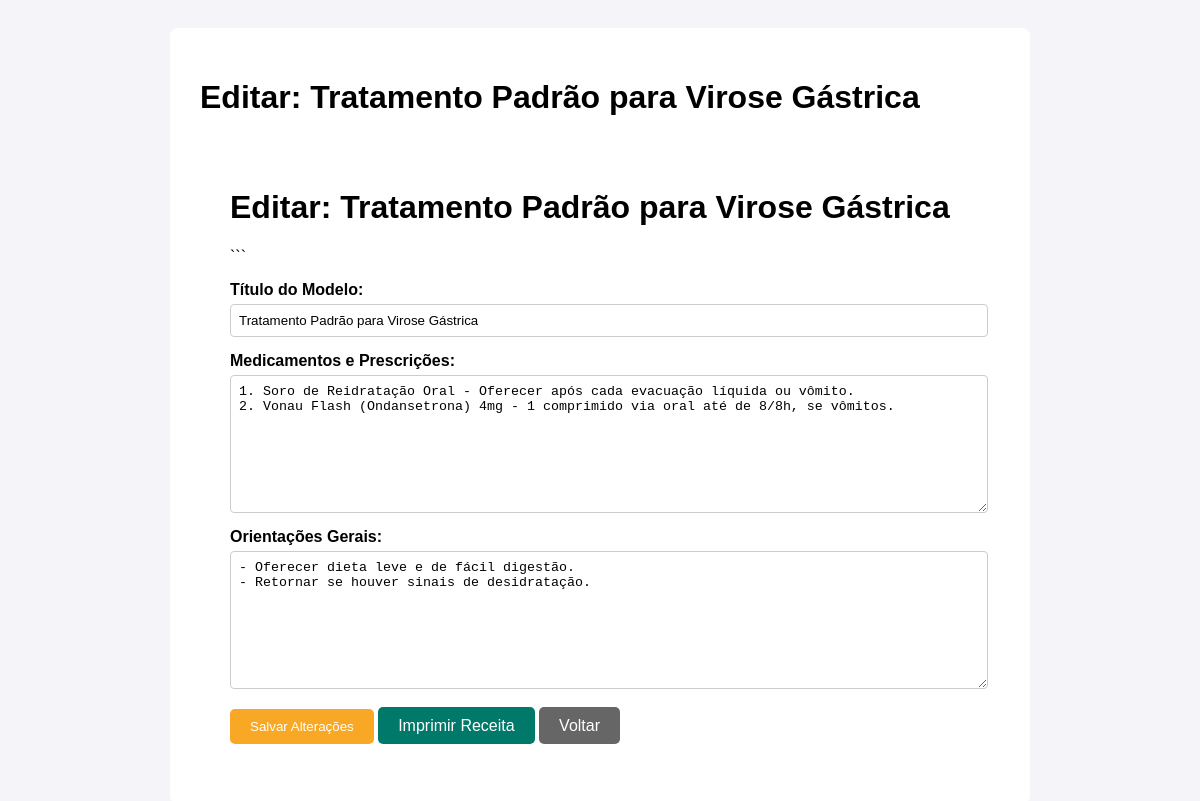
/aplicacao/receitas/2/ (signed in), run on an earlier commit of the app's database.
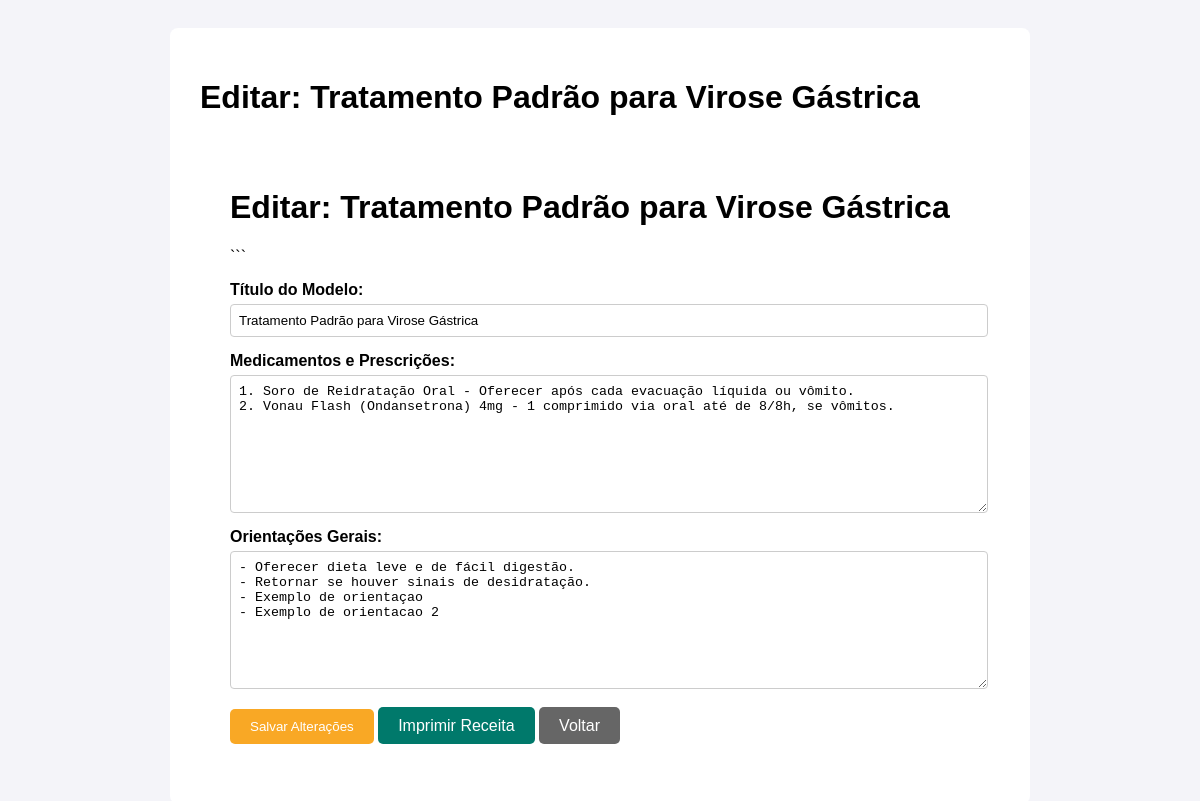
And on a later commit of the database.
### aplicacao/models.py (models this page shows, shortened)
class ReceitaTemplate(models.Model):
    cid = models.ForeignKey(CID, on_delete=models.CASCADE, related_name="templates")
    titulo = models.CharField(max_length=200, help_text="Ex: Tratamento para Virose Comum")
    medicamentos = models.TextField(help_text="Liste os medicamentos e suas dosagens. Ex: Dipirona 500mg - 1 comp a cada 6h por 3 dias.")
    orientacoes_gerais = models.TextField(help_text="Ex: Manter repouso, beber bastante líquido.")

### aplicacao/views.py (the view, shortened to what this page needs)
# urls.py: path('receitas/<int:template_id>/', views.detalhe_receita, name='detalhe_receita'),
@login_required
def detalhe_receita(request, template_id):
    template = get_object_or_404(ReceitaTemplate, id=template_id)
    return render(request, 'aplicacao/detalhe_receita.html', {'template': template})

### templates/aplicacao/detalhe_receita.html (shortened to what this page needs)
<!DOCTYPE html>
<html lang="pt-br">
<head>
</head>
<body>
    <div class="container">
        <h1>Editar: {{ template.titulo }}</h1>
        <body>
    <div class="container">
        <h1>Editar: {{ template.titulo }}</h1>
        <form method="POST">
            ```
        <form method="POST">
            <label for="titulo">Título do Modelo:</label>
            <input type="text" name="titulo" value="{{ template.titulo }}" required>
            <label for="medicamentos">Medicamentos e Prescrições:</label>
            <textarea name="medicamentos">{{ template.medicamentos }}</textarea>
            <label for="orientacoes_gerais">Orientações Gerais:</label>
            <textarea name="orientacoes_gerais">{{ template.orientacoes_gerais }}</textarea>
            <div class="actions">
                <button type="submit" class="btn btn-salvar">Salvar Alterações</button>
                <a href="{% url 'imprimir_receita' template.id %}" class="btn btn-imprimir">Imprimir Receita</a>
                <a href="{% url 'acessar_receitas' %}" class="btn btn-voltar">Voltar</a>
            </div>
        </form>
    </div>
</body>
</html>

### templates/aplicacao/detalhe_receita.html (style rules this page uses)
body { font-family: sans-serif; background-color: #f4f4f9; padding: 20px; }
.container { max-width: 800px; margin: auto; background: #fff; padding: 30px; border-radius: 8px; }
form { display: flex; flex-direction: column; }
label { font-weight: bold; margin-top: 15px; }
input, textarea { width: 100%; padding: 8px; margin-top: 5px; border-radius: 4px; border: 1px solid #ccc; }
textarea { height: 120px; }
.actions { margin-top: 20px; }
.btn { padding: 10px 20px; border: none; border-radius: 5px; color: white; text-decoration: none; cursor: pointer; }
.btn-salvar { background-color: #f9a825; }
.btn-imprimir { background-color: #00796b; }
.btn-voltar { background-color: #666; }

What changed in the data, as far as the page shows it:
changed ReceitaTemplate "Tratamento Padrão para Virose Gástrica": orientacoes_gerais "- Oferecer dieta leve e de fácil digestão. - Retornar se houver sinais de desidratação." → "- Oferecer dieta leve e de fácil digestão. - Retornar se houver sinais de desidratação. - Exemplo de orientaçao - Exemplo de orientacao 2"
